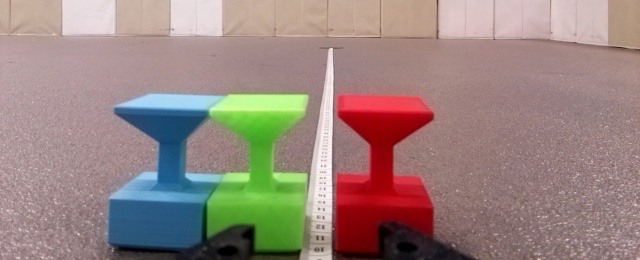
#> input picture distance_calibration/cropped/1_cropped.jpg, 640 x 260 px; its folder holds 4 pictures in this run
$ python distance_calibration.py
#> lines starting #> are read from the running program, lines starting #| are printed output that depends on the picture; after the words box and inside, x2 and y2 are one past the last pixel; in counts of white or black regions, pixels touching at a corner belong together
import cv2
import numpy as np
from matplotlib import pyplot as plt

target_distances = np.arange(0.1,1.3,0.1)
target_distances = np.round(target_distances,1)
lower_bound_red = np.array([133,111,100])
upper_bound_red = np.array([255,255,255])
lower_bound_green = np.array([36,50,79])
upper_bound_green = np.array([73,255,255])
lower_bound_blue = np.array([74,25,0])
upper_bound_blue = np.array([114,255,255])

red_width = []
red_height = []
blue_width = []
blue_height = []
green_width = []
green_height = []


with open("distance_calibration.txt","w") as file:

	for i in range(1,13):
		img = cv2.imread("cropped/"+str(i)+"_cropped.jpg")
#> img is the input picture: shape (260, 640, 3); mean B, G, R 126.6, 132.4, 153
		img_hsv = cv2.cvtColor(img, cv2.COLOR_BGR2HSV)
#> img_hsv: shape (260, 640, 3); mean H, S, V 83.8, 72.2, 163.4

		red_mask = cv2.inRange(img_hsv,lower_bound_red,upper_bound_red)
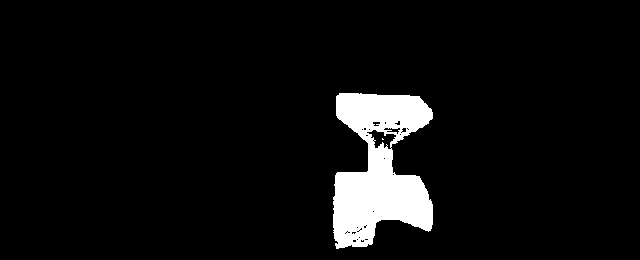
#> red_mask: shape (260, 640); 5.9% white; 2 white regions (1 under 20 px), largest, box (x1, y1, x2, y2) and area: (333, 93, 433, 249) 9767
		green_mask = cv2.inRange(img_hsv,lower_bound_green,upper_bound_green)
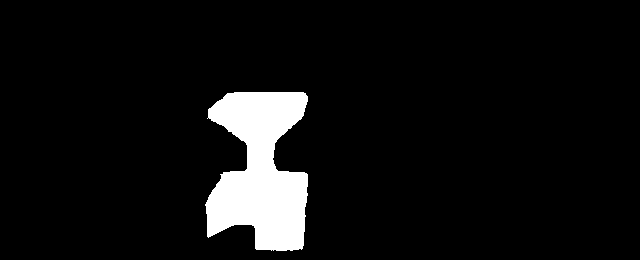
#> green_mask: shape (260, 640); 6.7% white; 1 white region, box (x1, y1, x2, y2) and area: (205, 92, 308, 251) 11185
		blue_mask = cv2.inRange(img_hsv,lower_bound_blue,upper_bound_blue)
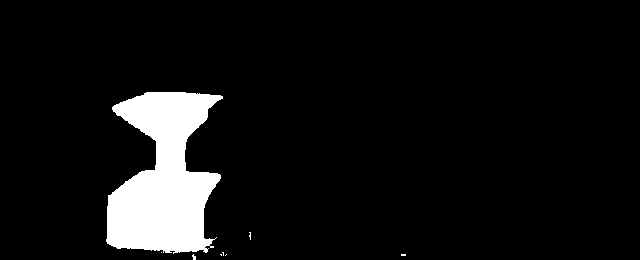
#> blue_mask: shape (260, 640); 7.3% white; 8 white regions (7 under 20 px)

		red_contours, _ = cv2.findContours(red_mask, cv2.RETR_EXTERNAL, cv2.CHAIN_APPROX_SIMPLE)
#> red_contours = 1 contour; box (x1, y1, x2, y2) and area: (333, 93, 433, 249) 9892
		green_contours, _ = cv2.findContours(green_mask, cv2.RETR_EXTERNAL, cv2.CHAIN_APPROX_SIMPLE)
#> green_contours = 1 contour; box (x1, y1, x2, y2) and area: (205, 92, 308, 251) 10901
		blue_contours, _ = cv2.findContours(blue_mask, cv2.RETR_EXTERNAL, cv2.CHAIN_APPROX_SIMPLE)
#> blue_contours = 8 contours, 7 with area under 20; largest, box (x1, y1, x2, y2) and area: (106, 92, 223, 254) 11840

		if len(red_contours) > 0:
			largest_contour = max(red_contours, key=cv2.contourArea)
#> largest_contour = contour of 217 points, box (x1, y1, x2, y2) (333, 93, 433, 249), area 9892
			rect = cv2.minAreaRect(largest_contour)
#> rect = ((382.5, 170.5), (155, 99), -90)
			rxy, rwh, ra = rect
#> rxy = (382.5, 170.5); rwh = (155, 99); ra = -90
			rw,rh = rwh
#> rw = 155; rh = 99
			if rh < rw:
				rw,rh = rh,rw
#> rw = 99; rh = 155
				rwh = (rw,rh)
#> rwh = (99, 155)
			box = cv2.boxPoints(rect)
#> box = [[432, 248], [333, 248], [333, 93], [432, 93]]
			box = np.int0(box)
			cv2.drawContours(img, [box], 0, (0,0,255), 1)
			file.write(str(target_distances[i-1])+",red,"+str(rwh)+"\n")
			red_width.append(round(rwh[0]))
			red_height.append(round(rwh[1]))

		if len(green_contours) > 0:
			largest_contour = max(green_contours, key=cv2.contourArea)
#> largest_contour = contour of 195 points, box (x1, y1, x2, y2) (205, 92, 308, 251), area 10901
			rect = cv2.minAreaRect(largest_contour)
#> rect = ((256, 171), (158, 102), -90)
			gxy, gwh, ga = rect
#> gxy = (256, 171); gwh = (158, 102); ga = -90
			gw,gh = gwh
#> gw = 158; gh = 102
			if gh < gw:
				gw,gh = gh,gw
#> gw = 102; gh = 158
				gwh = (gw,gh)
#> gwh = (102, 158)
			box = cv2.boxPoints(rect)
#> box = [[307, 250], [205, 250], [205, 92], [307, 92]]
			box = np.int0(box)
			cv2.drawContours(img, [box], 0, (0,255,0), 1)
			file.write(str(target_distances[i-1])+",green,"+str(gwh)+"\n")
			green_width.append(round(gwh[0]))
			green_height.append(round(gwh[1]))


		if len(blue_contours) > 0:
			largest_contour = max(blue_contours, key=cv2.contourArea)
#> largest_contour = contour of 252 points, box (x1, y1, x2, y2) (106, 92, 223, 254), area 11840
			rect = cv2.minAreaRect(largest_contour)
#> rect = ((164.5, 171.8), (161.4, 111.4), -87.11)
			bxy, bwh, ba = rect
#> bxy = (164.5, 171.8); bwh = (161.4, 111.4); ba = -87.11
			bw,bh = bwh
#> bw = 161.4; bh = 111.4
			if bh < bw:
				bw, bh = bh, bw
#> bw = 111.4; bh = 161.4
				bwh = (bw,bh)
#> bwh = (111.4, 161.4)
			box = cv2.boxPoints(rect)
#> box = [[216.1, 255.2], [104.8, 249.6], [112.9, 88.36], [224.2, 93.98]]
			box = np.int0(box)
#> box = [[216, 255], [104, 249], [112, 88], [224, 93]]
			cv2.drawContours(img, [box], 0, (255,0,0), 1)
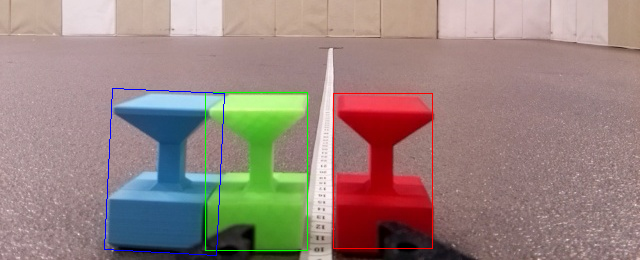
#> img: shape (260, 640, 3); mean B, G, R 126.6, 132.2, 152.7
#> (the run stopped early here; a loop or call above may not have finished)
